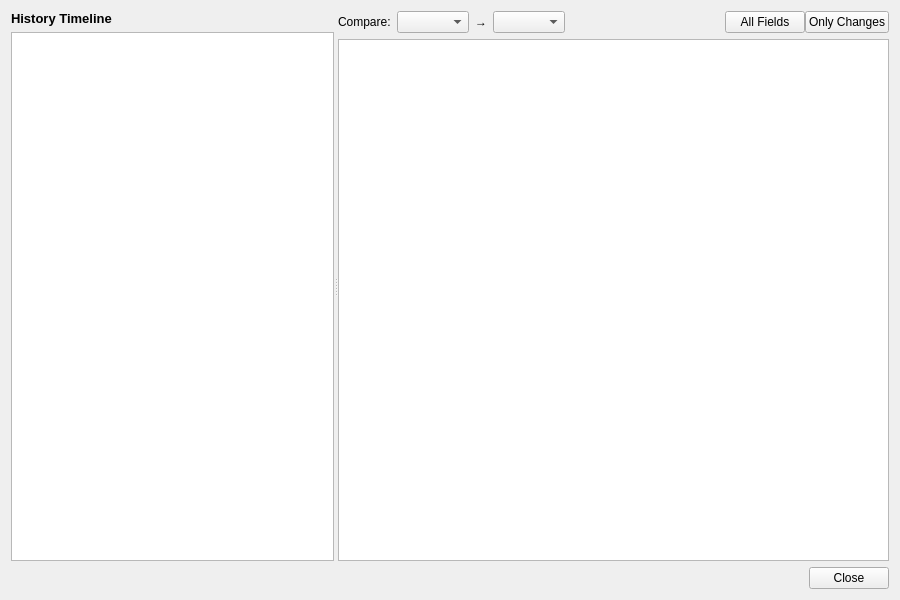
<?xml version="1.0" encoding="UTF-8"?>
<ui version="4.0">
 <class>HistoryDialog</class>
 <widget class="QWidget" name="HistoryDialog">
  <property name="geometry">
   <rect>
    <x>0</x>
    <y>0</y>
    <width>900</width>
    <height>600</height>
   </rect>
  </property>
  <property name="windowTitle">
   <string>History</string>
  </property>
  <layout class="QVBoxLayout" name="verticalLayout">
   <item>
    <widget class="QSplitter" name="splitter">
     <property name="orientation">
      <enum>Qt::Horizontal</enum>
     </property>
     <widget class="QWidget" name="timelinePane">
      <property name="minimumWidth">
       <number>220</number>
      </property>
      <property name="maximumWidth">
       <number>320</number>
      </property>
      <layout class="QVBoxLayout" name="timelinePaneLayout">
       <property name="leftMargin">
        <number>0</number>
       </property>
       <property name="topMargin">
        <number>0</number>
       </property>
       <property name="rightMargin">
        <number>0</number>
       </property>
       <property name="bottomMargin">
        <number>0</number>
       </property>
       <item>
        <widget class="QLabel" name="timelineHeaderLabel">
         <property name="font">
          <font>
           <pointsize>10</pointsize>
           <bold>true</bold>
          </font>
         </property>
         <property name="text">
          <string>History Timeline</string>
         </property>
        </widget>
       </item>
       <item>
        <widget class="QListWidget" name="versionTimeline">
         <property name="toolTip">
          <string>Click a version to preview it against its predecessor.</string>
         </property>
        </widget>
       </item>
      </layout>
     </widget>
     <widget class="QWidget" name="diffPane">
      <layout class="QVBoxLayout" name="diffPaneLayout">
       <property name="leftMargin">
        <number>0</number>
       </property>
       <property name="topMargin">
        <number>0</number>
       </property>
       <property name="rightMargin">
        <number>0</number>
       </property>
       <property name="bottomMargin">
        <number>0</number>
       </property>
       <item>
        <layout class="QHBoxLayout" name="diffPaneHeaderLayout">
         <item>
          <widget class="QLabel" name="compareLabel">
           <property name="text">
            <string>Compare:</string>
           </property>
          </widget>
         </item>
         <item>
          <widget class="QComboBox" name="compareFromCombo">
           <property name="toolTip">
            <string>The older version.</string>
           </property>
          </widget>
         </item>
         <item>
          <widget class="QLabel" name="compareArrowLabel">
           <property name="text">
            <string>→</string>
           </property>
          </widget>
         </item>
         <item>
          <widget class="QComboBox" name="compareToCombo">
           <property name="toolTip">
            <string>The newer version.</string>
           </property>
          </widget>
         </item>
         <item>
          <spacer name="diffPaneHeaderSpacer">
           <property name="orientation">
            <enum>Qt::Horizontal</enum>
           </property>
           <property name="sizeHint" stdset="0">
            <size><width>40</width><height>20</height></size>
           </property>
          </spacer>
         </item>
         <item>
          <layout class="QHBoxLayout" name="onlyChangesToggleLayout">
           <property name="spacing">
            <number>0</number>
           </property>
           <item>
            <widget class="QPushButton" name="allFieldsToggle">
             <property name="text">
              <string>All Fields</string>
             </property>
            </widget>
           </item>
           <item>
            <widget class="QPushButton" name="onlyChangesToggle">
             <property name="text">
              <string>Only Changes</string>
             </property>
            </widget>
           </item>
          </layout>
         </item>
        </layout>
       </item>
       <item>
        <widget class="QTextBrowser" name="diffBrowser">
         <property name="openExternalLinks">
          <bool>false</bool>
         </property>
        </widget>
       </item>
      </layout>
     </widget>
    </widget>
   </item>
   <item>
    <layout class="QHBoxLayout" name="buttonLayout">
     <item>
      <spacer name="horizontalSpacer">
       <property name="orientation">
        <enum>Qt::Horizontal</enum>
       </property>
       <property name="sizeHint" stdset="0">
        <size><width>40</width><height>20</height></size>
       </property>
      </spacer>
     </item>
     <item>
      <widget class="QPushButton" name="closeButton">
       <property name="text">
        <string>Close</string>
       </property>
      </widget>
     </item>
    </layout>
   </item>
  </layout>
 </widget>
 <resources/>
 <connections/>
</ui>
